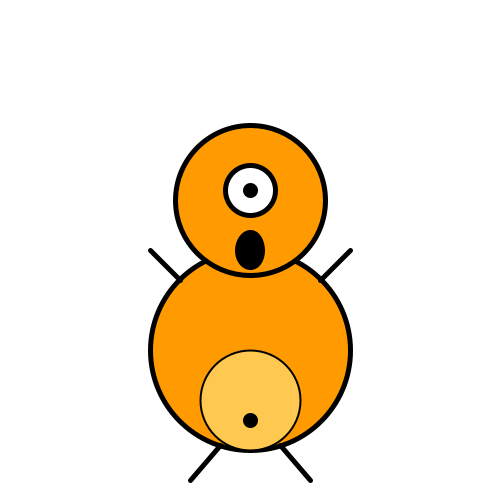
Frame 1 (no input)
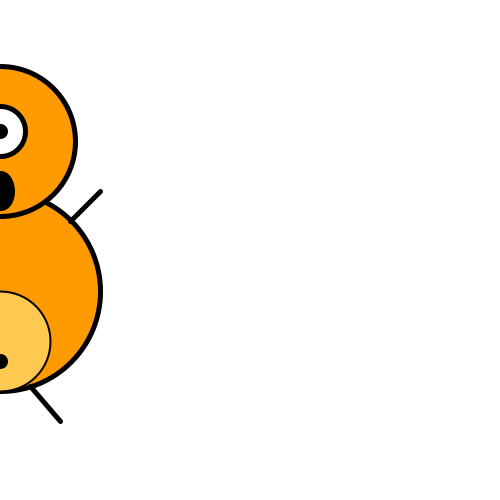
Frame 60 (the mouse pressed at the canvas centre just before this capture)
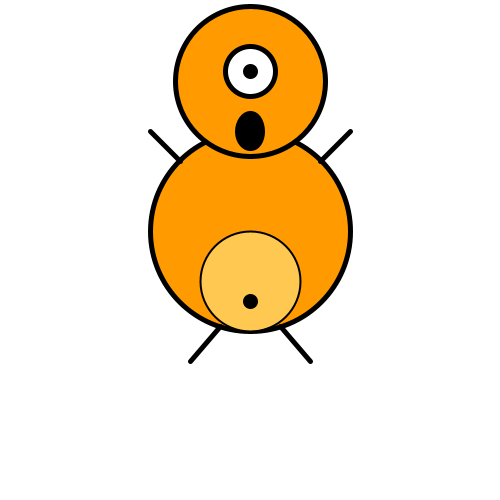
Frame 120 (the mouse held since frame 60 and released just before this capture)

The Processing sketch that drew these frames (run headless with seeded random() and noise(); from frame 60 on, the mouse is pressed at the canvas centre):

// Processing sketch: processing_123113
// ── processing_123113.pde

//buik
int buikX;
int buikY;
int buikL;
int buikB;
//buiklicht
int buiklichtX;
int buiklichtY;
int buiklichtL;
int buiklichtB;
//hoofd
int hoofdX;
int hoofdY;
int hoofdL;
int hoofdB;
//mond
int mondX;
int mondY;
int mondL;
int mondB;
//oogwit
int oogwitX;
int oogwitY;
int oogwitL;
int oogwitB;
//oogzwart
int oogzwartX;
int oogzwartY;
int oogzwartL;
int oogzwartB;
//navel
int navelX;
int navelY;
int navelL;
int navelB;
//armL
int armLX;
int armLY;
int armLL;
int armLB;
//armR
int armRX;
int armRY;
int armRL;
int armRB;
//beenL
int beenLX;
int beenLY;
int beenLL;
int beenLB;
//beenR
int beenRX;
int beenRY;
int beenRL;
int beenRB;

void setup() {
  size(500, 500);
  //buik (250, 350, 200, 200)
buikX = 250;
buikY = 350;
buikL = 200;
buikB = 200;
//buiklicht (250, 400, 100, 100)
buiklichtX = 250;
buiklichtY = 400;
buiklichtL = 100;
buiklichtB = 100;
//hoofd (250, 200, 150, 150)
hoofdX = 250;
hoofdY = 200;
hoofdL = 150;
hoofdB = 150;
//mond (250, 250, 25, 35)
mondX = 250;
mondY = 250;
mondL = 25; 
mondB = 35;
//oogwit (250, 190, 50, 50)
oogwitX = 250;
oogwitY = 190;
oogwitL = 50;
oogwitB = 50;
//oogzwart (250, 190, 10, 10)
oogzwartX = 250;
oogzwartY = 190;
oogzwartL = 10;
oogzwartB = 10;
//navel (250, 420, 10, 10)
navelX = 250;
navelY = 420;
navelL = 10;
navelB = 10;
//armL (150, 250, 180, 280)
armLX = 150;
armLY = 250;
armLL = 180;
armLB = 280;
//armR (320, 280, 350, 250)
armRX = 320;
armRY = 280;
armRL = 350;
armRB = 250;
//beenL (190, 480, 220, 445)
beenLX = 190;
beenLY = 480;
beenLL = 220;
beenLB = 445;
//beenR (310, 480, 280, 445)
beenRX = 310;
beenRY = 480;
beenRL = 280;
beenRB = 445;
}

void draw() {
  background(255, 255, 255);

  //buik
  stroke(0);
  strokeWeight(5);
  fill(255, 155, 0);
  ellipse(buikX, buikY, buikL, buikB);

  //buik licht
  stroke(0);
  strokeWeight(2);
  fill(255, 200, 80);
  ellipse(buiklichtX, buiklichtY, buiklichtL, buiklichtB);

  //hoofd
  stroke(0);
  strokeWeight(5);
  fill(255, 155, 0);
  ellipse(hoofdX, hoofdY, hoofdL, hoofdB);
  
  //mond
  stroke(0);
  strokeWeight(5);
  fill(0, 0, 0);
  ellipse(mondX, mondY, mondL, mondB);

  //oogwit
  stroke(0);
  strokeWeight(5);
  fill(255, 255, 255);
  ellipse(oogwitX, oogwitY, oogwitL, oogwitB);

  //oogzwart
  stroke(0);
  strokeWeight(5);
  fill(0, 0, 0);
  ellipse(oogzwartX, oogzwartY, oogzwartL, oogzwartB);
 
  //navel
  stroke(0);
  strokeWeight(5);
  fill(0, 0, 0);
  ellipse(navelX, navelY, navelL, navelB);

  //armlinks
  stroke(0);
  strokeWeight(5);
  fill(0, 0, 0);
  line(armLX, armLY, armLL, armLB);

  //armrechts
  stroke(0);
  strokeWeight(5);
  fill(0, 0, 0);
  line(armRX, armRY, armRL, armRB);

  //beenlinks
  stroke(0);
  strokeWeight(5);
  fill(0, 0, 0);
  line(beenLX, beenLY, beenLL, beenLB);

  //beenrechts
  stroke(0);
  strokeWeight(5);
  fill(0, 0, 0);
  line(beenRX, beenRY, beenRL, beenRB);
  
  buikY = buikY -1;
  buiklichtY = buiklichtY -1;
  hoofdY = hoofdY -1;
  mondY = mondY -1; 
  oogwitY = oogwitY -1;
  oogzwartY = oogzwartY -1;
  navelY = navelY -1;
  armLY = armLY -1;
  armRY = armRY -1;
  beenLY = beenLY -1;
  beenRY = beenRY -1;
  armLB = armLB -1;
  armRB = armRB -1;
  beenLB = beenLB -1;
  beenRB = beenRB -1;
  buikX = mouseX;
  buiklichtX = mouseX;
  hoofdX = mouseX;
  mondX = mouseX;
  oogwitX = mouseX;
  oogzwartX = mouseX;
  navelX = mouseX;
  armLX = mouseX-100;
  armRX = mouseX+70;
  beenLX = mouseX-60;
  beenRX = mouseX+60;
  armLL = mouseX-70;
  armRL = mouseX+100;
  beenLL = mouseX-30;
  beenRL = mouseX+30;

  println("x" + mouseX);
  println("y" + mouseY);
}
